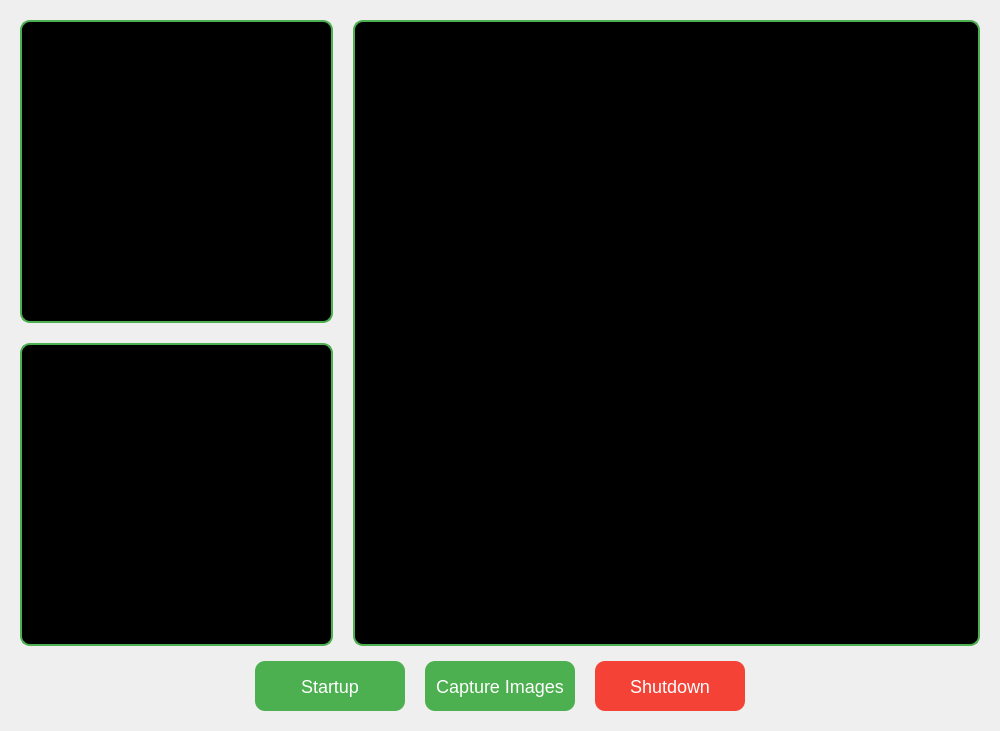
<?xml version="1.0" encoding="UTF-8"?>
<ui version="4.0">
 <class>DAQ_SystemClass</class>
 <widget class="QWidget" name="DAQ_SystemClass">
  <property name="geometry">
   <rect>
    <x>0</x>
    <y>0</y>
    <width>1000</width>
    <height>731</height>
   </rect>
  </property>
  <property name="windowTitle">
   <string>Automatic Data Acquisition System</string>
  </property>
  <layout class="QVBoxLayout" name="verticalLayout">
   <property name="spacing">
    <number>15</number>
   </property>
   <property name="leftMargin">
    <number>20</number>
   </property>
   <property name="topMargin">
    <number>20</number>
   </property>
   <property name="rightMargin">
    <number>20</number>
   </property>
   <property name="bottomMargin">
    <number>20</number>
   </property>
   <item>
    <layout class="QHBoxLayout" name="mainLayout" stretch="1,2">
     <property name="spacing">
      <number>20</number>
     </property>
     <item>
      <layout class="QVBoxLayout" name="leftImageLayout" stretch="0,0">
       <property name="spacing">
        <number>20</number>
       </property>
       <item>
        <widget class="QLabel" name="subView1">
         <property name="minimumSize">
          <size>
           <width>300</width>
           <height>300</height>
          </size>
         </property>
         <property name="styleSheet">
          <string notr="true">background-color: black; border: 2px solid #4CAF50; border-radius: 10px;</string>
         </property>
        </widget>
       </item>
       <item>
        <widget class="QLabel" name="subView2">
         <property name="minimumSize">
          <size>
           <width>300</width>
           <height>300</height>
          </size>
         </property>
         <property name="styleSheet">
          <string notr="true">background-color: black; border: 2px solid #4CAF50; border-radius: 10px;</string>
         </property>
        </widget>
       </item>
      </layout>
     </item>
     <item>
      <widget class="QLabel" name="mainView">
       <property name="minimumSize">
        <size>
         <width>300</width>
         <height>600</height>
        </size>
       </property>
       <property name="styleSheet">
        <string notr="true">background-color: black; border: 2px solid #4CAF50; border-radius: 10px;</string>
       </property>
      </widget>
     </item>
    </layout>
   </item>
   <item>
    <layout class="QHBoxLayout" name="buttonLayout">
     <property name="spacing">
      <number>20</number>
     </property>
     <item>
      <spacer name="horizontalSpacer">
       <property name="orientation">
        <enum>Qt::Horizontal</enum>
       </property>
       <property name="sizeType">
        <enum>QSizePolicy::Expanding</enum>
       </property>
       <property name="sizeHint" stdset="0">
        <size>
         <width>0</width>
         <height>0</height>
        </size>
       </property>
      </spacer>
     </item>
     <item>
      <widget class="QPushButton" name="btnStartUp">
       <property name="minimumSize">
        <size>
         <width>150</width>
         <height>50</height>
        </size>
       </property>
       <property name="styleSheet">
        <string notr="true">
         QPushButton {
             background-color: #4CAF50;
             color: white;
             border-radius: 10px;
             font-size: 18px;
             padding: 10px;
         }
         QPushButton:hover {
             background-color: #45a049;
         }
        </string>
       </property>
       <property name="text">
        <string>Startup</string>
       </property>
      </widget>
     </item>
     <item>
      <widget class="QPushButton" name="btnCapture">
       <property name="minimumSize">
        <size>
         <width>150</width>
         <height>50</height>
        </size>
       </property>
       <property name="styleSheet">
        <string notr="true">
         QPushButton {
             background-color: #4CAF50;
             color: white;
             border-radius: 10px;
             font-size: 18px;
             padding: 10px;
         }
         QPushButton:hover {
             background-color: #45a049;
         }
        </string>
       </property>
       <property name="text">
        <string>Capture Images</string>
       </property>
      </widget>
     </item>
     <item>
      <widget class="QPushButton" name="btnShutdown">
       <property name="minimumSize">
        <size>
         <width>150</width>
         <height>50</height>
        </size>
       </property>
       <property name="styleSheet">
        <string notr="true">
         QPushButton {
             background-color: #f44336;
             color: white;
             border-radius: 10px;
             font-size: 18px;
             padding: 10px;
         }
         QPushButton:hover {
             background-color: #d32f2f;
         }
        </string>
       </property>
       <property name="text">
        <string>Shutdown</string>
       </property>
      </widget>
     </item>
     <item>
      <spacer name="horizontalSpacer_2">
       <property name="orientation">
        <enum>Qt::Horizontal</enum>
       </property>
       <property name="sizeType">
        <enum>QSizePolicy::Expanding</enum>
       </property>
       <property name="sizeHint" stdset="0">
        <size>
         <width>0</width>
         <height>0</height>
        </size>
       </property>
      </spacer>
     </item>
    </layout>
   </item>
  </layout>
 </widget>
 <resources>
  <include location="DAQ_System.qrc"/>
 </resources>
 <connections/>
</ui>
